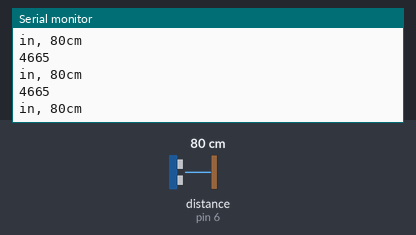
The sketch below on a simulated Arduino Uno, built with avr-gcc and run on an emulated ATmega328P. On the bench: the last lines printed to the serial monitor. Wiring (inferred from the names in the program): ultrasonic range finder: trigger pin 7; echo pin 6. The inputs (shaded band) are chosen by the test bench; at power-on: distance to the obstacle (sensor on pin 6) 80 cm. The echo pulse lasts 58.3 µs per cm.

Above: at 1.2 s.
1.3 s: distance to the obstacle (sensor on pin 6) set to 2 cm
At 1.68 s:
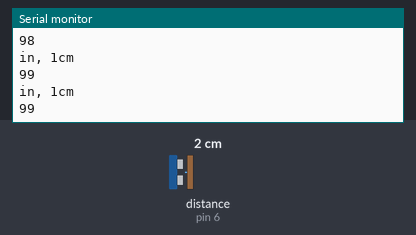
2.8 s: distance to the obstacle (sensor on pin 6) set to 250 cm
At 2.9 s:
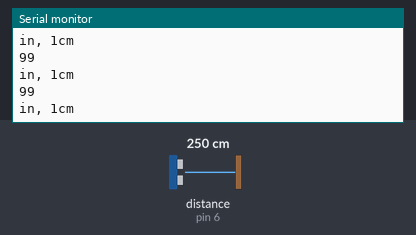
Timing chart, 0 to 5.8 s (numbered marks = the images above; inputs shaded):
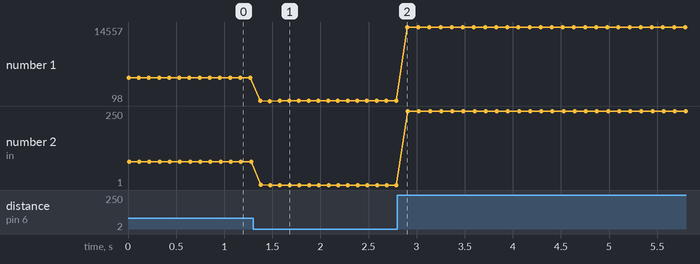

Measured:
- after the input at 1.3 s, the serial monitor: prints a new line after 0.07 s (image 1)
- plotted number 1: 4665 → 99 after the input at 1.3 s, 99 → 14557 after the input at 2.8 s
- plotted number 2: 80 → 1 after the input at 1.3 s, 1 → 250 after the input at 2.8 s

The sketch:

HC_sr04_ultrasonic_sensor.ino
```cpp
/*
Arduino IDE version: 1.8.3
Tested on : ARBD-1
Microcontroller:ATMEGA 328p
Written by:Mohammad Waqas
Date:26/06/2019
*/


const int pingPin = 7; // Trigger Pin of Ultrasonic Sensor
const int echoPin = 6; // Echo Pin of Ultrasonic Sensor

void setup() {
   Serial.begin(9600); // Starting Serial Terminal
}

void loop() {
   long duration, inches, cm;
   pinMode(pingPin, OUTPUT);
   digitalWrite(pingPin, LOW);
   delayMicroseconds(2);
   digitalWrite(pingPin, HIGH);
   delayMicroseconds(10);		//Writing high for 10us to start the UV sensor
   digitalWrite(pingPin, LOW);
   pinMode(echoPin, INPUT);
   duration = pulseIn(echoPin, HIGH);
   inches = microsecondsToInches(duration);
   cm = microsecondsToCentimeters(duration);

   Serial.println(duration);
   Serial.print("in, ");
   Serial.print(cm);
   Serial.print("cm");
   Serial.println();
   delay(100);
}


long microsecondsToInches(long microseconds) {
   return microseconds / 74 / 2;//343m/s is the speed of sound so from this we calculated that it needs 74 usec per inch
}//divide by 2 is for the distance travelled twice
long microsecondsToCentimeters(long microseconds) {//343m/s is the speed of sound so from this we calculated that it needs 29 usec per cm
   return microseconds / 29 / 2;
}
```
